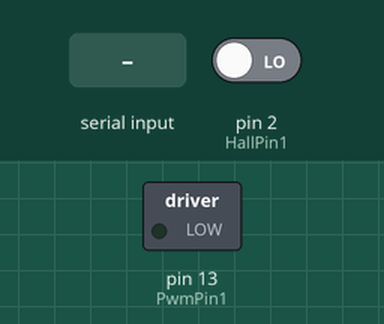
The sketch below on a simulated Arduino Uno, built with avr-gcc and run on an emulated ATmega328P. On the bench: switched loads named in the sketch (green lamp = pin HIGH). The test bench sets the inputs (shaded band); at power-on: pin 2 (HallPin1) LOW. What the sketch prints to the serial monitor is not drawn.

Above: at 1.2 s.
1.3 s: "90,45\n" received over Serial
At 2.1 s:
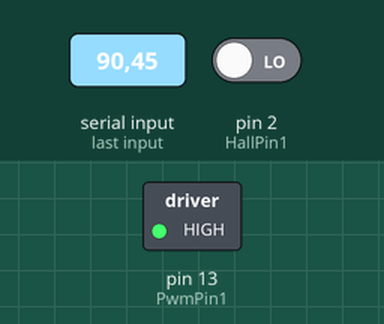
2.8 s: pin 2 (HallPin1) driven HIGH
Timing chart, 0 to 5.8 s (numbered marks = the images above; inputs shaded):
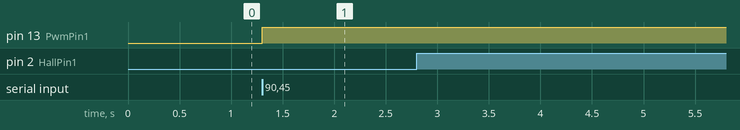

The sketch:

AdvMech_KalmanFilter.ino
```cpp
/* Kalman Filter for AdvMech Lab 3
 * https://github.com/Krelkal/AdvMech-Lab3
 *
 *
 *
 */

//---------------------------------------------------------------------------
//-- Defines
//---------------------------------------------------------------------------

#define MATLAB_OUTPUT
#define MATLAB_STATIC_DUTY_CYCLE 60

#define HallPin1 2
#define HallPin2 3
#define PwmPin1 13
#define PwmPin2 5

#define SAMPLE_COUNT_MAX_HALL 20

#define FRICTION   0.11   // b
#define MOMENT     0.02   // J
#define TORQUE     0.01   // K
#define INDUCTANCE .5     // L
#define RESISTANCE 2.7    // R

//---------------------------------------------------------------------------
//-- Variables
//---------------------------------------------------------------------------

// isr
volatile unsigned int dataReadyHall;
volatile long encoderCount =0;

// hall effect sensor
long previousTime = 0;
long deltaTimeHall = 0;
double frequency = 0;
double avgFrequency;
unsigned char sampleCountHall = 0;

// serial communication
const byte numChars = 32;
char receivedChars[numChars]; // an array to store the received data
signed int receivedInt;
boolean newSerialData = false;

// misc
long printTimeStamp;
double voltage = 0;

// system matrix
double a00 = (- FRICTION / MOMENT);
double a01 = (TORQUE / MOMENT);
double a10 = (-TORQUE / INDUCTANCE);
double a11 = (- RESISTANCE / INDUCTANCE);

// state
double x0 = 0.2;
double x1 = 0.3;

// state prediction
double xP0 = 0.2;
double xP1 = 0.3;

// measurement
double z0 = 0;
double z1 = 0;

// process noise covariance
double q00 = 1;
double q01 = 0;
double q10 = 0;
double q11 = q00;

// error covariance
double p00 = 10*q00;
double p01 = 0;
double p10 = 0;
double p11 = 10*q11;

// error covariance prediction
double pP00 = 10*q00;
double pP01 = 0;
double pP10 = 0;
double pP11 = 10*q11;

// measurement equation matrix
double h00 = 1;
double h01 = 0;

// measurement noise covariance
double r00 = 0.02;//0.01672098793;

//---------------------------------------------------------------------------
//-- Functions
//---------------------------------------------------------------------------

void setup()
{
  // Start serial connection
  Serial.begin(115200);

  // Init pins
  pinMode(PwmPin1, OUTPUT);
  pinMode(HallPin1, INPUT);
  pinMode(HallPin2, INPUT);
  attachInterrupt(digitalPinToInterrupt(HallPin1), isr_readPwm, RISING);

#ifdef MATLAP_OUTPUT
  // Set initial speed for MATLAB output
  setPwmDutyCycle(PwmPin1, MATLAB_STATIC_DUTY_CYCLE);
#endif

  // First time stamp
  previousTime = micros();
}

void loop()
{
  // Watch for incoming command
  heartbeat_readSerial();

  #ifndef MATLAB_OUTPUT
    heartbeat_echoNewData();
  #endif

  if(dataReadyHall) // isr flag
  {
    readHall();

    // uh ohhh... should this be frequency or avgFrequency?!
    z0 = avgFrequency; //* 6.2831853; // hz to rad/s

#ifndef MATLAB_OUTPUT
    // wait five seconds and for a non-zero input before starting the motor (safety yo)
    if(millis()>5000 && receivedInt != 0)
#endif
    {
      // run Kalman filter
      kalman_TimeUpdate();
      kalman_MeasurementUpdate();

      // print useful data and stuff
      printData("Frequency: ", frequency, 4);
      printData("RecievedInt: ", receivedInt, 0);
      printData("x0: ", x0, 2);
      printData("xP0: ", xP0, 2);

      if(micros() - printTimeStamp > 5) // don't print every itteration
      {
        printTimeStamp = micros();
        Serial.print(x0,6);
        Serial.println();
        Serial.print(frequency, 6);
        Serial.println();
      }
    }
    dataReadyHall = 0;
  }

  // update the motor speed
  if(newSerialData)
  {
    newSerialData = false;

  #ifndef MATLAB_OUTPUT
    Serial.println("Recieved new duty cycle...");
  #else

    receivedInt = MATLAB_STATIC_DUTY_CYCLE;
  #endif

    // 'estimate' the voltage based on the duty cycle
    voltage = 2 + 3 * ((double)receivedInt/100);

    setPwmDutyCycle(PwmPin1, receivedInt);
  }
}

void kalman_TimeUpdate (void)
{
  // Predict the next state based off of the previous state.
  xP0 = a00 * x0 + a01 * x1;
  xP1 = a10 * x0 + a11 * x1 + ( 1 / INDUCTANCE) * voltage;

//----------------------------------------------
  // Predict the next error covariance based off of the previous error covariance

  // A * P
  double ap00, ap01, ap10, ap11;

  ap00 = a00 * p00 + a01 * p10;
  ap01 = a00 * p01 + a01 * p11;
  ap10 = a10 * p00 + a11 * p10;
  ap11 = a10 * p01 + a11 * p11;

  // (A * P) * A^T
  pP00 = ap00 * a00 + ap01 * a01;
  pP01 = ap00 * a10 + ap01 * a11;
  pP10 = ap10 * a00 + ap11 * a01;
  pP11 = ap10 * a10 + ap11 * a11;

  // [(A*P)*A^T] + Q
  pP00 += q00;
  pP01 += q01;
  pP10 += q10;
  pP11 += q11;
}

void kalman_MeasurementUpdate (void)
{
  // Compute the Kalman Gain

  // H * P
  double hp00, hp01, hp10, hp11;

  hp00 = h00 * pP00 + h01 * pP10;
  hp01 = h00 * pP01 + h01 * pP11;

  // (H*P) * H^T
  double hph00, hph01, hph10, hph11;

  hph00 = hp00 * h00 + hp01 * h01;

  // [(H*P)*H^T] + R
  hph00 += r00;

  // [[(H*P)*H^T]+R]^-1
  double hphi00, hphi01, hphi10, hphi11;

  hphi00 = hph00;

  // P * H^T
  double ph00, ph01, ph10, ph11;

  ph00 = pP00 * h00 + pP01 * h01;
  ph10 = pP10 * h00 + pP11 * h01;

  // (P*H^T) * [[(H*P)*H^T]+R]^-1
  double k00, k01, k10, k11;

  k00 = ph00 / hphi00;
  k10 = ph10 / hphi00;


//----------------------------------------------

  // Update the state estimate with measurement

  // (H * x)
  double hx0, hx1;
  hx0 = h00 * xP0 + h01 * xP1;
  //hx1 = h10 * xP0 + h11 * xP1;

  // z - (H*x)
  double zhx0, zhx1;
  zhx0 = z0 - hx0;
  //zhx1 = z1 - hx1;

  // K * [z-(H*x)]
  double kzhx0, kzhx1;
  kzhx0 = k00 * zhx0;
  kzhx1 = k10 * zhx0;

  // x + [K*[z-(H*x)]]
  x0 = xP0 + kzhx0;
  x1 = xP1 + kzhx1;

  printData("zhx0: ", zhx0, 2);
//----------------------------------------------

  // Update the error covariance

  // K * H
  double kh00, kh01, kh10, kh11;

  kh00 = k00 * h00;
  kh01 = k00 * h01;
  kh10 = k10 * h00;
  kh11 = k10 * h01;

  // I - (K*H)
  double ikh00, ikh01, ikh10, ikh11;

  ikh00 = 1 - kh00;
  ikh01 = 0 - kh01;
  ikh10 = 0 - kh10;
  ikh11 = 1 - kh11;

  // [I-(K*H)] * P
  p00 = ikh00 * pP00 + ikh01 * pP10;
  p01 = ikh00 * pP01 + ikh01 * pP11;
  p10 = ikh10 * pP00 + ikh11 * pP10;
  p11 = ikh10 * pP01 + ikh11 * pP11;

}

// @param 'Name'          : a string that will be printed before the data
// @param 'Data'          : the data to be printed
// @param 'DecimalPlaces' : how many decimal places will be displayed
void printData (String Name, double Data, unsigned char DecimalPlaces)
{
#ifndef MATLAB_OUTPUT
  Serial.print(Name);
  Serial.print(Data, DecimalPlaces);
  Serial.print("\t");
 #endif
}

void readHall(void)
{
  // Find the delta time since last read
  deltaTimeHall = micros() - previousTime;
  previousTime = micros();


  frequency = (double) encoderCount / deltaTimeHall;   // encoder ticks / microsecond

  encoderCount = 0; // reset encoder counter

  frequency *= 1000000;  // encoder ticks / second
  frequency /= 16;       // revolutions / second of encoder
  frequency /= 50;       // revolutions / second of motor shaft

  // increment counter
  if(sampleCountHall < SAMPLE_COUNT_MAX_HALL)
  {
    sampleCountHall++;
  }

  // low pass filter
  avgFrequency += (frequency- avgFrequency) / sampleCountHall;

}

// @param 'pin'       : the PWM pin we are setting
// @param 'dutyCycle' : the duty cycle we wish to set it at, integer from -100% to +100%
void setPwmDutyCycle(const unsigned int pin, signed int dutyCycle)
{

  float dutyCycleTemp = dutyCycle;

  // convert to decimal
  dutyCycleTemp /= 100;
  dutyCycleTemp += 1;
  dutyCycleTemp *= 127.5;

  // round to the nearest integer
  if (dutyCycleTemp > 127)
  {
    dutyCycle = (signed int)ceil(dutyCycleTemp);
  }
  else
  {
    dutyCycle = (signed int)floor(dutyCycleTemp);
  }

  //  set the pin accordingly
  analogWrite(pin, dutyCycle);
}

void heartbeat_readSerial(void)
{
 static byte ndx = 0;
 char endMarker = '\n';
 char rc;

 while (Serial.available() > 0 && newSerialData == false)
 {
   rc = Serial.read();

   if (rc != endMarker)
   {
     receivedChars[ndx] = rc;
     ndx++;

     if (ndx >= numChars)
     {
      ndx = numChars - 1;
     }
   }
   else
   {
     receivedChars[ndx] = '\0'; // terminate the string
     ndx = 0;
     newSerialData = true;
     receivedInt = atoi(receivedChars);
   }
 }
}

void heartbeat_echoNewData(void)
{
 if (newSerialData == true)
 {
   Serial.print("Serial Input:  ");
   Serial.println(receivedInt);
 }
}

void isr_readPwm (void)
{
  // increment counter
  encoderCount++;

  // set flag
  if(dataReadyHall == 0)
  {
    dataReadyHall = 1;
  }
}
```

Measured:
- after the input at 1.3 s, pin 13 (PwmPin1): LOW → HIGH at once
- after the input at 2.8 s, every drawn part: stays the same
